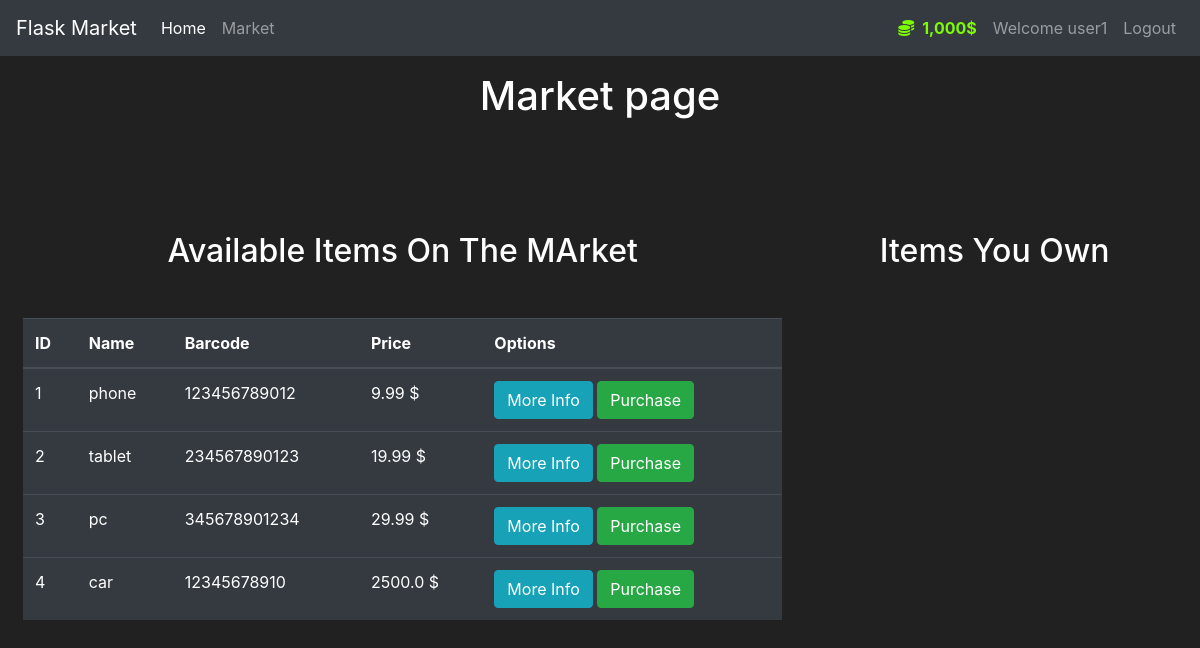
The app's page /market (signed in) with its own data.
### market/models.py (models this page shows, shortened)
class User(db.Model,UserMixin):
    id = db.Column(db.Integer(), primary_key=True)
    username = db.Column(db.String(30), nullable=False,unique=True)
    email = db.Column(db.String(100), nullable=False,unique=True)
    password_hash = db.Column(db.String(60), nullable=False)
    budget = db.Column(db.Integer(), nullable=False,default=1000)
    items = db.relationship('Item',backref='owned_user',lazy=True)
    @property
    def password(self):
        return self.password
    @property
    def nice_budget(self):
        return f"{self.budget:,}"

class Item(db.Model):
    id = db.Column(db.Integer(), primary_key=True)
    name = db.Column(db.String(30), nullable=False,unique=True)
    description = db.Column(db.String(1024), nullable=False)
    barcode = db.Column(db.Integer(), unique=True, nullable=False)
    price = db.Column(db.Float(), nullable=False)
    owner = db.Column(db.Integer(),db.ForeignKey('user.id'))

### market/routes.py (the view, shortened to what this page needs)
@app.route('/market',methods=['GET', 'POST'])
@login_required
def Market():
    purchaseItemForm = PurchaseItemForm()
    sellItemForm = SellItemForm()
    if request.method == "GET":
        items = Item.query.filter_by(owner=None)
        owned_items = Item.query.filter_by(owner=current_user.id)
        return render_template('market.html',items=items,purchaseFrom=purchaseItemForm,owned_items=owned_items,sellItemForm=sellItemForm)

### market/models.py (called while the page is built)
@login_manager.user_loader
def load_user(user_id):
    return User.query.get(int(user_id))

### market/templates/market.html (shortened to what this page needs)
{% extends 'base.html' %}
{% block content %}
<h1 class="text-center my-3">Market page</h1>
<div class="row my-2 mx-2">
    <div class="col-8 my-5">
        <h2 class="my-5 text-center">Available Items On The MArket</h2>
        <table class="table table-hover table-dark">
            <thead class="thead-dark">
                <tr>
                    <th scope="col">ID</th>
                    <th scope="col">Name</th>
                    <th scope="col">Barcode</th>
                    <th scope="col">Price</th>
                    <th scope="col">Options</th>
                </tr>
            </thead>
            <tbody>
                {% for item in items %}
                <tr>
                    <td>{{item.id}}</td>
                    <td>{{item.name}}</td>
                    <td>{{item.barcode}}</td>
                    <td>{{item.price}} $</td>
                    <td>
                        <button class="btn btn-outline btn-info" data-toggle="modal" data-target="#Modal-MoreInfo-{{item.id}}">More
                            Info</button>
                        <button class="btn btn-outline btn-success" data-toggle="modal" data-target="#Modal-PurchaseConfirm-{{item.id}}">Purchase</button>
                    </td>
                </tr>
                {% endfor %}
            </tbody>
        </table>
    </div>
    <div class="col-4 my-5">
        <h2 class="my-5 text-center">Items You Own</h2>
    </div>
</div>
{% endblock %}

### market/templates/base.html (shortened to what this page needs)
<!doctype html>
<html lang="en">
<head>
  <link rel="stylesheet" href="https://cdn.jsdelivr.net/npm/bootstrap@4.5.3/dist/css/bootstrap.min.css"
>
  <link rel="stylesheet" href="https://cdnjs.cloudflare.com/ajax/libs/font-awesome/5.15.4/css/all.min.css">
</head>
<body>
  <nav class="navbar navbar-expand-md navbar-dark bg-dark">
    <a class="navbar-brand" href="{{url_for('Home')}}">Flask Market</a>
    <div class="collapse navbar-collapse" id="navbarNav">
      <ul class="navbar-nav mr-auto">
        <li class="nav-item active">
          <a class="nav-link" href="{{url_for('Home')}}">Home <span class="sr-only">(current)</span></a>
        </li>
        <li class="nav-item">
          <a class="nav-link" href="{{url_for('Market')}}">Market</a>
        </li>
      </ul>
      {% if current_user.is_authenticated %}
      <ul class="navbar-nav">
        <li class="nav-item">
          <a class="nav-link" href="#" style="color: lawngreen;font-weight:bold ">
            <i class="fas fa-coins mx-2"></i>{{current_user.nice_budget }}$
          </a>
        </li>
        <li class="nav-item">
          <a class="nav-link" href="#">Welcome {{ current_user.username }}</a>
        </li>
        <li class="nav-item">
          <a class="nav-link" href="{{ url_for('Logout') }}">Logout</a>
        </li>
      </ul>
      {% endif %}
    </div>
  </nav>
  {% block content %}
  {% endblock %}
</body>
</html>

### market/templates/base.html (style rules this page uses)
body { background-color: #212121; color: white }

### records on screen
User: nice_budget "1,000", username "user1"
Item: id "1", name "phone", barcode "123456789012", price "9.99"
Item: id "2", name "tablet", barcode "234567890123", price "19.99"
Item: id "3", name "pc", barcode "345678901234", price "29.99"
Item: id "4", name "car", barcode "12345678910", price "2500.0"
